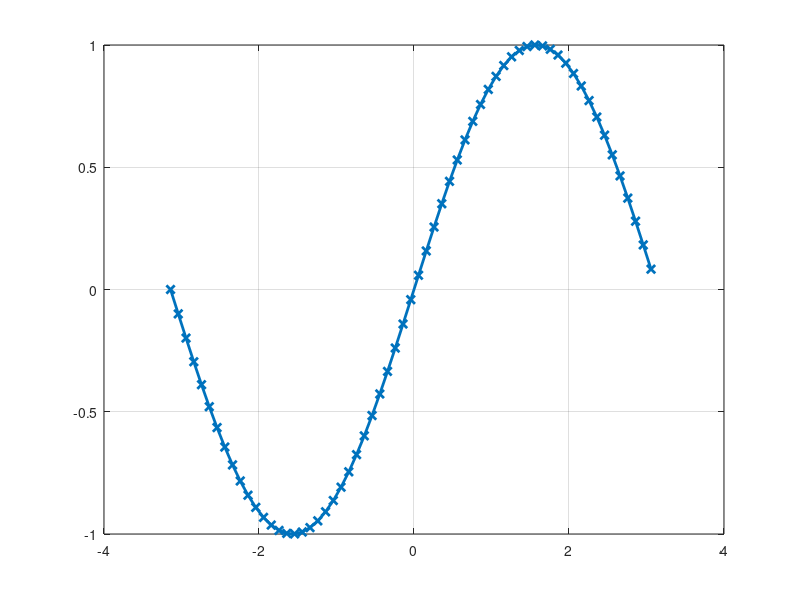

The MATLAB source for this figure: (Note: this script raises an error after producing the figure.)
clc, clear all, close all;
M = [0, 1, 2, 10];

x = -pi:0.1:pi;
figure()

plot(x, sin(x), '-x', 'LineWidth', 2);
hold on
grid on

for i = 1:length(M)

    m = M(i);
    plot(x, mySine(x, m), 'LineWidth', 2)
end

legend('sin', 'm=0', 'm=1', 'm=2', 'm=10')

title('Sine function expansion');

function fx = mySine(x, m)
    fx = 0;

    for k = 0:m
        fx = fx + (-1)^k * myFactorial2(2 * k +1) * x.^(2 * k + 1);
    end

end

function x = myFactorial(k)
    x = 1 / factorial(k);
end

function X = myFactorial2(k)
    X = 1;

    for i = 1:k
        X = X * i;
    end

    X = 1 / X;

end
